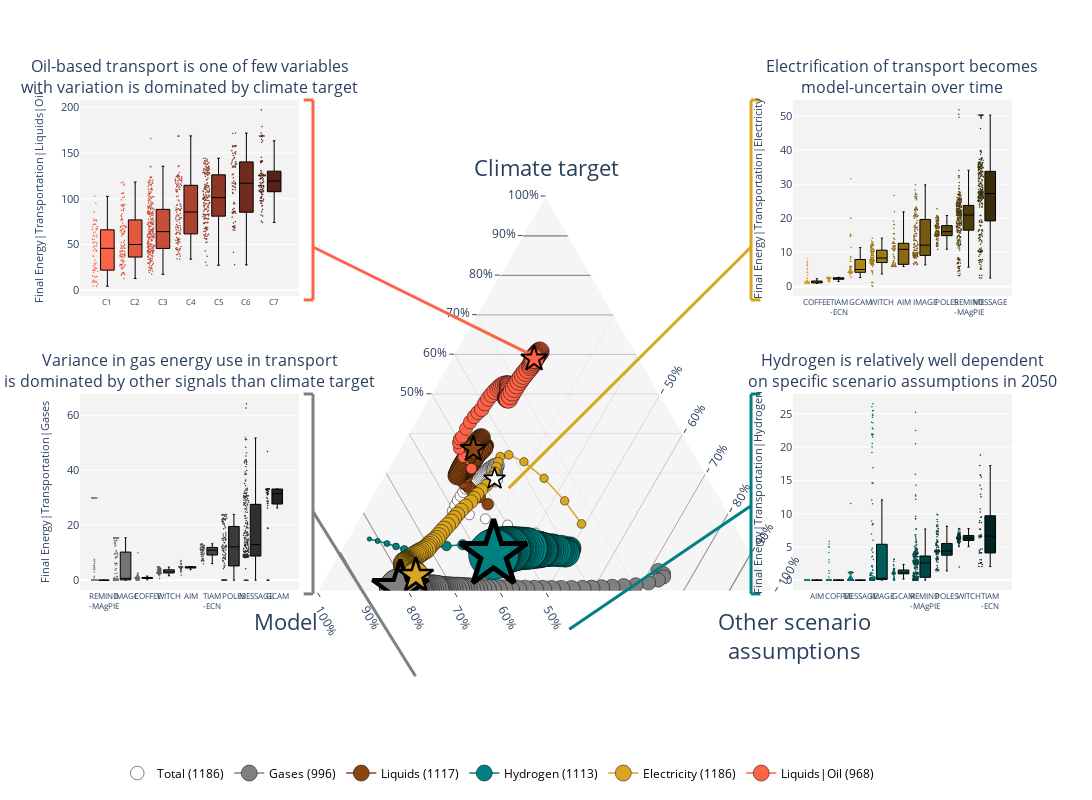

Write notebook code for a chart like this one.
### Markdown cell above
## Transport

### Code cell
import Plotfunctions
reload(Plotfunctions)
from Plotfunctions import rescale_size, triangleplot, tableplot, spaghettiplot, draw_line, boxplots, drawline_brack, drawline_single

category = 'Sector Transportation'

T1 = boxplots("Final Energy|Transportation|Liquids|Oil", 'tomato', 2050, XRdata, XRmeta, "cat",
              "Oil-based transport is one of few variables<br>with variation is dominated by climate target")
T2 = boxplots("Final Energy|Transportation|Electricity", 'goldenrod', 2050, XRdata, XRmeta, "model",
              "Electrification of transport becomes<br>model-uncertain over time")
T4 = boxplots("Final Energy|Transportation|Hydrogen", 'teal', 2050, XRdata, XRmeta, "model",
              "Hydrogen is relatively well dependent<br>on specific scenario assumptions in 2050")
T3 = boxplots("Final Energy|Transportation|Gases", 'grey', 2050, XRdata, XRmeta, "model",
              "Variance in gas energy use in transport<br>is dominated by other signals than climate target")

xrsub = XRvar.sel(Variable = vars[cats == category])
fig = triangleplot(xrsub, XRraw, category, T1, T2, T3, T4)
drawline_single(fig, 0.25, 0.48, 0.75, 0.57, 'tomato')
drawline_single(fig, 0.72, 0.46, 0.75, 0.34, 'goldenrod')
drawline_single(fig, 0.72, 0.525, 0.31, 0.10, 'teal')
drawline_single(fig, 0.25, 0.36, 0.30, 0.02, 'grey')
fig
